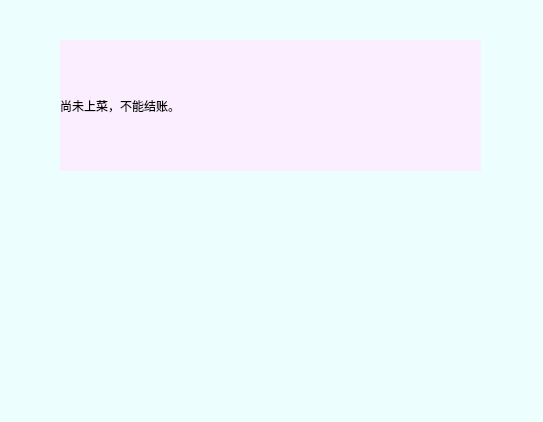
<?xml version="1.0" encoding="UTF-8"?>
<ui version="4.0">
 <class>Dialog</class>
 <widget class="QDialog" name="Dialog">
  <property name="geometry">
   <rect>
    <x>0</x>
    <y>0</y>
    <width>543</width>
    <height>422</height>
   </rect>
  </property>
  <property name="windowTitle">
   <string>Dialog</string>
  </property>
  <property name="styleSheet">
   <string notr="true">background-color: rgb(237, 254, 255);</string>
  </property>
  <widget class="QLabel" name="label">
   <property name="geometry">
    <rect>
     <x>60</x>
     <y>40</y>
     <width>421</width>
     <height>131</height>
    </rect>
   </property>
   <property name="styleSheet">
    <string notr="true">background-color: rgb(251, 238, 255);
font: 26pt &quot;隶书&quot;;</string>
   </property>
   <property name="text">
    <string>尚未上菜，不能结账。</string>
   </property>
  </widget>
 </widget>
 <resources/>
 <connections/>
</ui>
